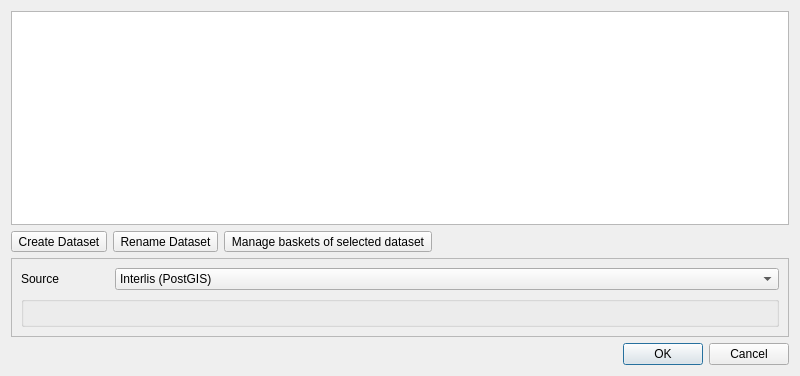
<?xml version="1.0" encoding="UTF-8"?>
<ui version="4.0">
 <class>DatasetManager</class>
 <widget class="QDialog" name="DatasetManager">
  <property name="geometry">
   <rect>
    <x>0</x>
    <y>0</y>
    <width>800</width>
    <height>376</height>
   </rect>
  </property>
  <property name="windowTitle">
   <string>Dataset Manager</string>
  </property>
  <layout class="QGridLayout" name="gridLayout">
   <item row="0" column="0">
    <layout class="QGridLayout" name="gridLayout_3">
     <item row="0" column="0">
      <widget class="QTableView" name="dataset_tableview"/>
     </item>
     <item row="1" column="0">
      <layout class="QGridLayout" name="gridLayout_4">
       <item row="0" column="0">
        <widget class="QToolButton" name="add_button">
         <property name="text">
          <string>Create Dataset</string>
         </property>
        </widget>
       </item>
       <item row="0" column="1">
        <widget class="QToolButton" name="edit_button">
         <property name="text">
          <string>Rename Dataset</string>
         </property>
        </widget>
       </item>
       <item row="0" column="2">
        <widget class="QToolButton" name="basket_manager_button">
         <property name="toolTip">
          <string>&lt;html&gt;&lt;head/&gt;&lt;body&gt;&lt;p&gt;To create a &lt;span style=&quot; font-weight:600;&quot;&gt;basket&lt;/span&gt; per &lt;span style=&quot; font-weight:600;&quot;&gt;topic&lt;/span&gt; and &lt;span style=&quot; font-weight:600;&quot;&gt;dataset &lt;/span&gt;in the &lt;span style=&quot; font-style:italic;&quot;&gt;t_ili2db_basket&lt;/span&gt; table or not.&lt;/p&gt;&lt;p&gt;While a dataset is just an entry in the &lt;span style=&quot; font-style:italic;&quot;&gt;t_ili2db_dataset&lt;/span&gt; table, there must be baskets for each entry that can be selected. Usually there exists only one basket per topic and dataset.&lt;/p&gt;&lt;/body&gt;&lt;/html&gt;</string>
         </property>
         <property name="text">
          <string>Manage baskets of selected dataset</string>
         </property>
        </widget>
       </item>
       <item row="0" column="3">
        <spacer name="horizontalSpacer">
         <property name="orientation">
          <enum>Qt::Horizontal</enum>
         </property>
         <property name="sizeHint" stdset="0">
          <size>
           <width>40</width>
           <height>20</height>
          </size>
         </property>
        </spacer>
       </item>
      </layout>
     </item>
    </layout>
   </item>
   <item row="1" column="0">
    <widget class="QFrame" name="db_frame">
     <property name="frameShape">
      <enum>QFrame::StyledPanel</enum>
     </property>
     <property name="frameShadow">
      <enum>QFrame::Raised</enum>
     </property>
     <layout class="QGridLayout" name="gridLayout_2">
      <item row="0" column="1">
       <widget class="QComboBox" name="type_combo_box">
        <item>
         <property name="text">
          <string>Interlis (PostGIS)</string>
         </property>
        </item>
        <item>
         <property name="text">
          <string>Interlis (GeoPackage)</string>
         </property>
        </item>
        <item>
         <property name="text">
          <string>PostGIS</string>
         </property>
        </item>
        <item>
         <property name="text">
          <string>GeoPackage</string>
         </property>
        </item>
       </widget>
      </item>
      <item row="1" column="0" colspan="2">
       <widget class="QGroupBox" name="db_wrapper_group_box">
        <property name="title">
         <string/>
        </property>
        <layout class="QVBoxLayout" name="db_layout"/>
       </widget>
      </item>
      <item row="0" column="0">
       <widget class="QLabel" name="label_10">
        <property name="sizePolicy">
         <sizepolicy hsizetype="Preferred" vsizetype="Preferred">
          <horstretch>0</horstretch>
          <verstretch>0</verstretch>
         </sizepolicy>
        </property>
        <property name="maximumSize">
         <size>
          <width>88</width>
          <height>16777215</height>
         </size>
        </property>
        <property name="text">
         <string>Source</string>
        </property>
       </widget>
      </item>
     </layout>
    </widget>
   </item>
   <item row="2" column="0">
    <widget class="QDialogButtonBox" name="buttonBox">
     <property name="standardButtons">
      <set>QDialogButtonBox::Cancel|QDialogButtonBox::Ok</set>
     </property>
    </widget>
   </item>
  </layout>
 </widget>
 <resources/>
 <connections/>
</ui>
